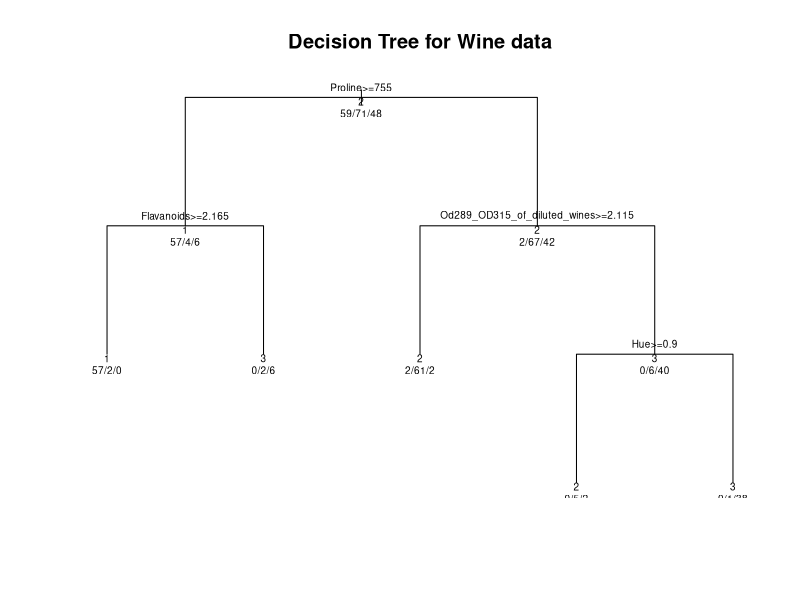

The R source for this figure: (Note: this script raises an error after producing the figure.)
#build a decision tree using rpart
library(rpart)
winetest <- read.csv("winedata.csv")
#shamelessly stolen from the rpart_in_lession script
cfit <- rpart(as.factor(c)~.,data=winetest,method="class")
name1="decisionTREE_wine"
num=1
ext=".pdf"
name2=paste(name1,num,ext,sep='')
pdf(name2)
plot(cfit,uniform=T,main="Decision Tree for Wine data")
text(cfit,use.n=T,all=T,cex=.6)
dev.off()
pred <- predict(cfit,data=winetest,type="class")
t <- table(winetest$c,pred)
print(t)
stop()
d <- diag(t)
n <- sum(t)
overall_ac=d/n
n1 <- sum(t[1,])
ns <- t[1,1]
Acc1=ns/n1
print(Acc1)
n2 <- sum(t[2,])
ns <- t[2,2]
print(ns/n2)
#regression
rfit <- rpart(Sepal.Length ~ Sepal.Width + Petal.Length + 
                Petal.Width, method="anova",data=iris)
plot(rfit,uniform=T,main="regression for iris")
text(rfit,use.n=T,cex=.6)
p <- predict(rfit,iris,method="anova")
print(p)